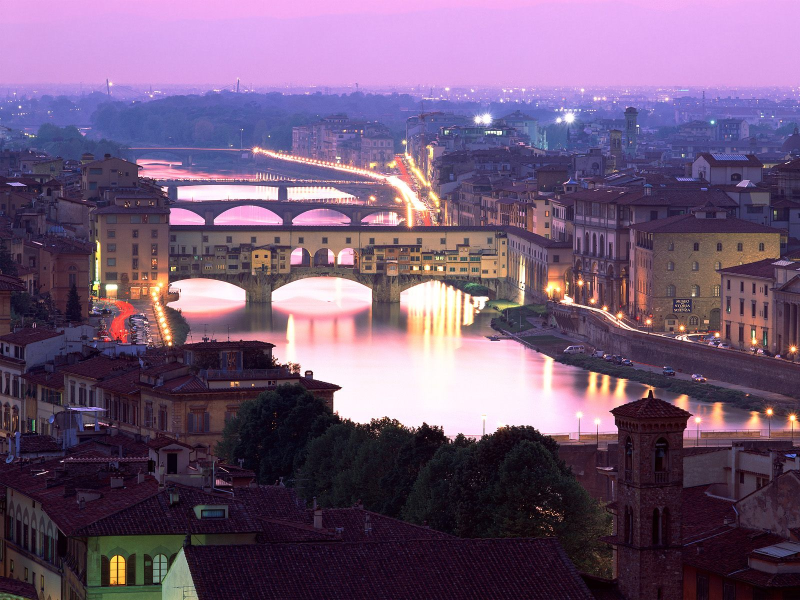
#> input picture florence.jpg, 1600 x 1200 px (shown at 1/2 size)
$ jupyter execute LSD_TPn1_Jehanno_Rauby.ipynb
#> lines starting #> are read from the running program, lines starting #| are printed output that depends on the picture
# Lab 1: Proximal Denoising

Welcome to the advanced Large Scale Distributed Optimisation Course.

The objective of this lab session is to handle proximal denoising by denoising an image using wavelets.

We begin with the standard imports:

[cell 1]
import numpy as np
import cv2
import pywt
import time
import seaborn as sns; sns.set()
import matplotlib.pyplot as plt
import tqdm

[cell 2]
im = cv2.imread('florence.jpg')
#> im is the input picture: shape (1200, 1600, 3); mean B, G, R 117.2, 88.6, 112.6
plt.imshow(im)

Let's add some random gaussian noise to our image :

[cell 3]
im_noise = im + np.random.normal(0,30,size=im.shape)
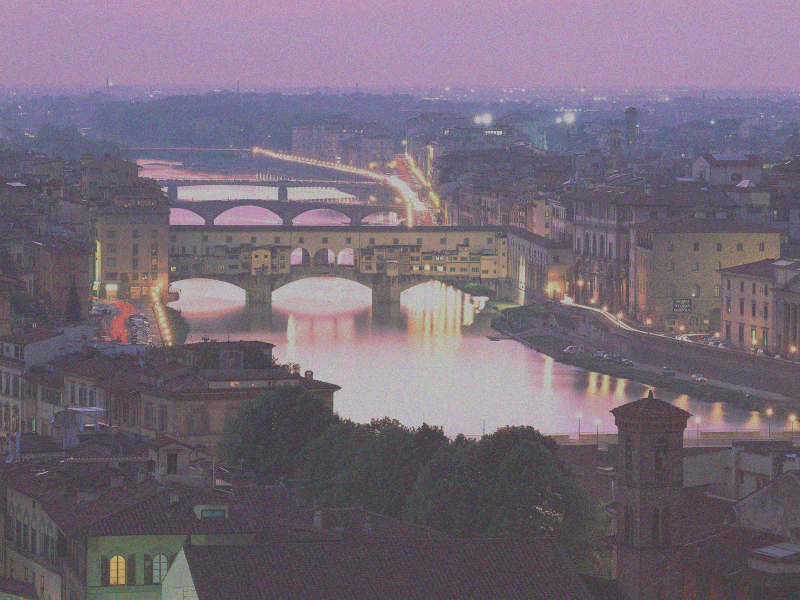
#> im_noise: shape (1200, 1600, 3) float64 (shown at 1/2 size); mean B, G, R 117.2, 88.7, 112.6; drawn with min black and max white
im_noise = np.clip(im_noise, 0, 255).astype('int')
plt.imshow(im_noise)
plt.title('Noisy image  MSE={:.4f}'.format(np.linalg.norm(im - im_noise)/np.linalg.norm(im)))
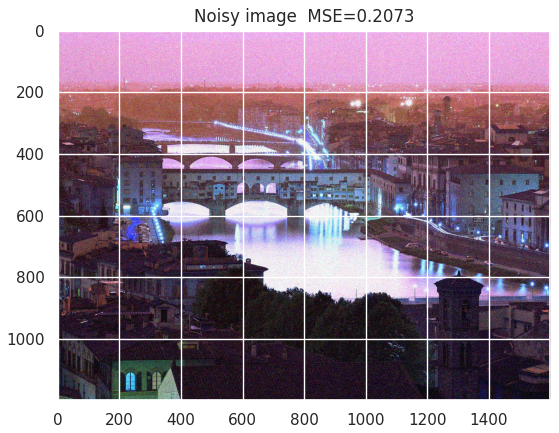
#> figure drawn by matplotlib, 1 panel; B, G, R data is drawn as R, G, B

[cell 4]
penalizations = {}

penalizations['1'] = lambda eps, chi: np.multiply(np.sign(eps), np.maximum(abs(eps)-chi,np.zeros(eps.shape)))
penalizations['4/3'] = lambda eps, chi: eps + 4*chi * (np.power(np.sqrt(np.power(eps,2)+256*chi**3/729) - eps, 1/3) -
                                                     np.power(np.sqrt(np.power(eps,2)+256*chi**3/729) + eps, 1/3)) / (3*2**(1/3))
penalizations['3/2'] = lambda eps, chi: eps + np.multiply(9*chi**2*np.sign(eps),
                                                        1 - np.sqrt(1+16*abs(eps)/(9*chi**2))) / 8
penalizations['2'] = lambda eps, chi: eps / (1 + 2*chi)
penalizations['3'] = lambda eps, chi: np.multiply(np.sign(eps),
                                                (np.sqrt(1+12*chi*abs(eps)) - 1) / (6*chi))
penalizations['4'] = lambda eps, chi: (np.power((np.sqrt(np.power(eps,2)+1/(27*chi)) + eps)/(8*chi), 1/3) -
                                     np.power((np.sqrt(np.power(eps,2)+1/(27*chi)) - eps)/(8*chi), 1/3))

### Preliminary Experiments

[cell 5]
plt.figure(figsize=(15,15))

# Define the parameters
penalization_types = ['1', '4/3', '3/2', '2', '3', '4']
chi = 1

for index, pen in tqdm.tqdm(enumerate(penalization_types)):
    L = pywt.wavedec2(im_noise,'db8',level=2,axes=(0,1))
    prox_L = [L[0],[penalizations[pen](coef,chi) for coef in L[1]],
              [penalizations[pen](coef,chi) for coef in L[2]]]
    reconstructed_im = pywt.waverec2(prox_L,'db8',axes=(0,1))
    reconstructed_im = np.clip(reconstructed_im, 0, 255).astype('int')
    plt.subplot(3, len(penalization_types)//3, index+1)
    plt.title('Reconstructed image using {} wavelet, chi={}, penalization={}\nMSE={:.4f}'.format('db8',chi,pen,
                                                np.linalg.norm(im - reconstructed_im)/np.linalg.norm(im)))
    plt.imshow(reconstructed_im)
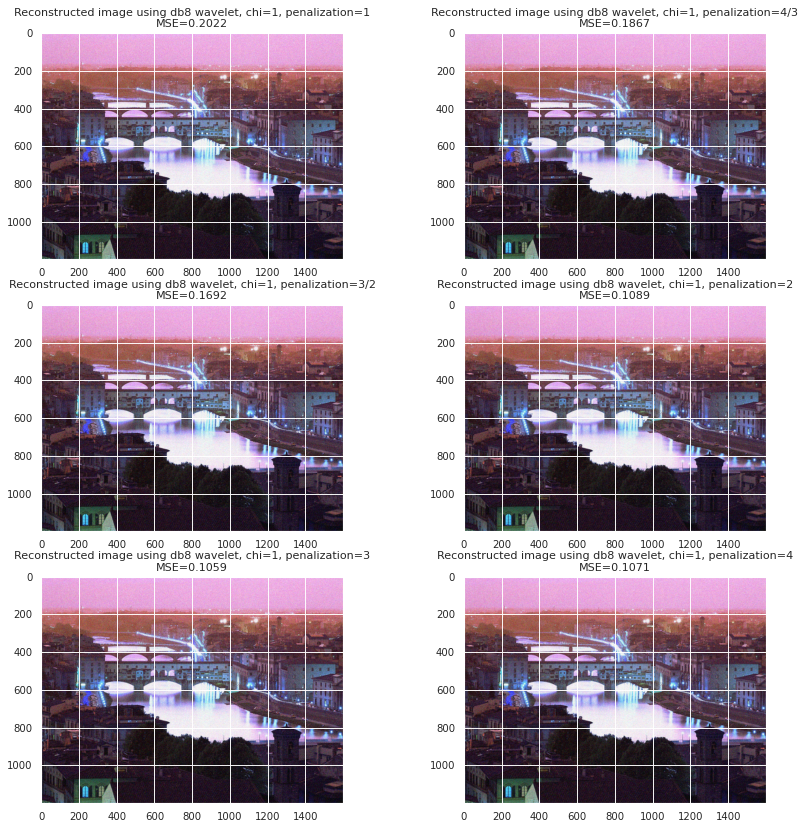
#> figure drawn by matplotlib, 6 panels
